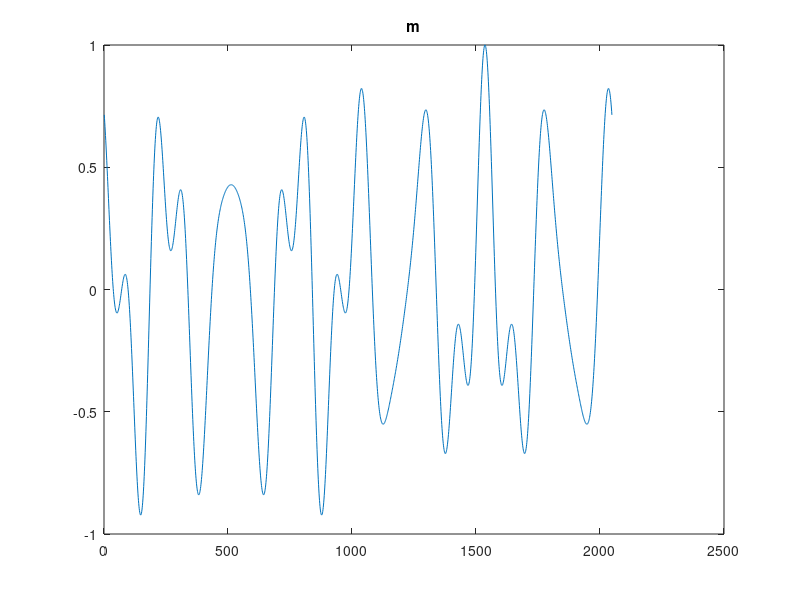
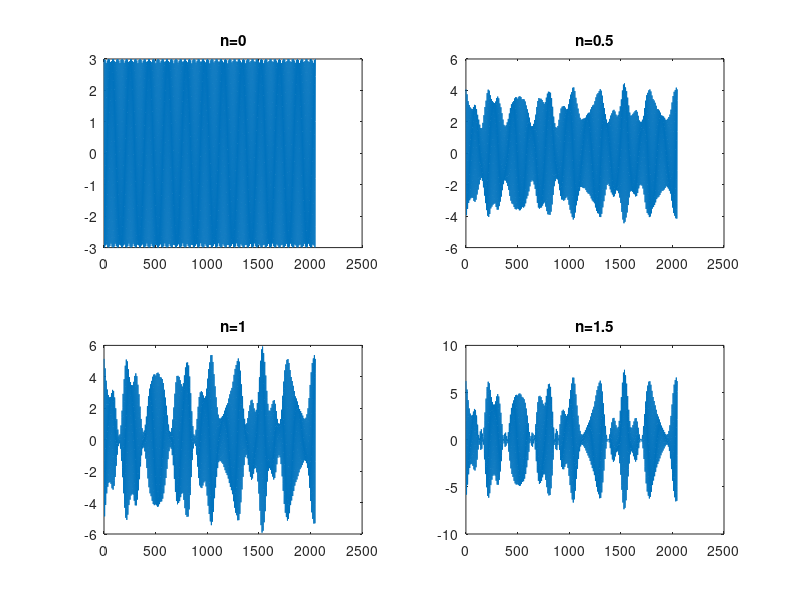
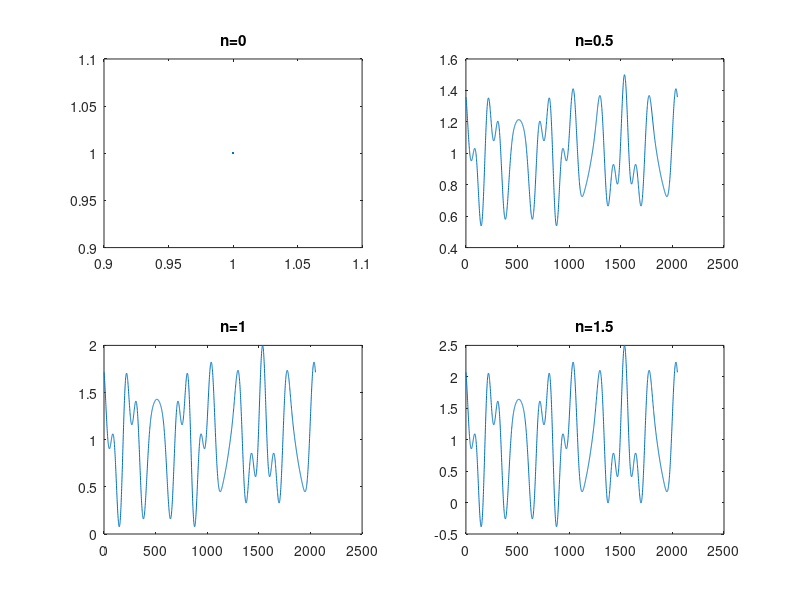
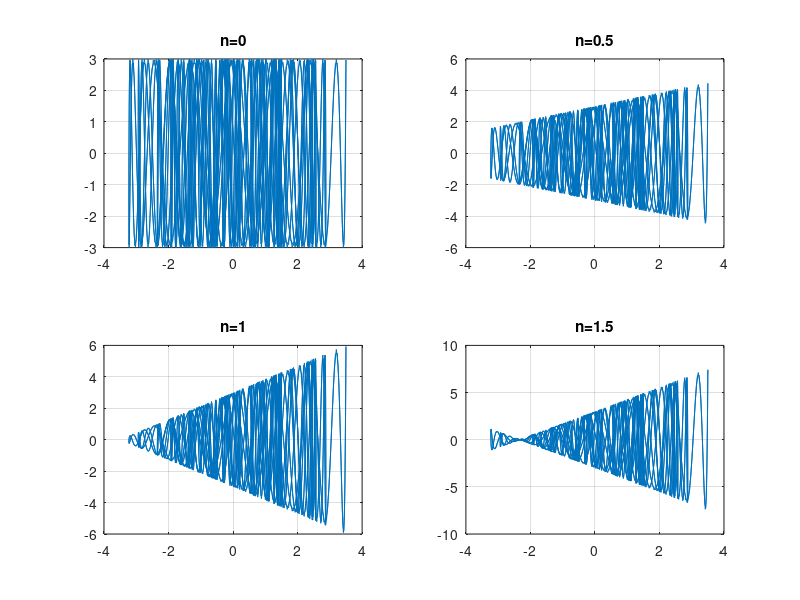

Here is the MATLAB script that generated these plots, in order:
L = 2048;
tmax = 1;
tmin = -1;
Fe = L/(tmax-tmin); 
Te = 1/Fe;
t = linspace(-1,1,L);



%II-a
m = 2*cos(2*4*pi*t) + sin(2*8.5*pi*t) + 0.5*cos(2*10*pi*t); % signal modulant
mMax = max(m);
m = m/mMax;
p = 3*cos(2*100*pi*t); % porteuse
n=0.5; % indice de modulation
s = (1 + n*m).*p; 

plot(m)


%II-b
n1=0.5;
n2=1;
n3=1.5;

s0 = p;
s1 = (1 + n1*m).*p; 
s2 = (1 + n2*m).*p; 
s3 = (1 + n3*m).*p; 
figure(1)
plot(m)
title("m")


figure(2)
subplot(221)
plot(s0)
title("n=0")
subplot(222)
plot(s1)
title("n=0.5")
subplot(223)
plot(s2)
title("n=1")
subplot(224)
plot(s3)
title("n=1.5")




%II-c
figure(3)
subplot(221)
plot(1)
title("n=0")
subplot(222)
plot((1 + n1*m))
title("n=0.5")
subplot(223)
plot((1 + n2*m))
title("n=1")
subplot(224)
plot((1 + n3*m))
title("n=1.5")


%II-d




figure(4)
subplot(221)
plot(m*mMax,s0)
grid on
title("n=0")
subplot(222)
plot(m*mMax,s1)
grid on
title("n=0.5")
subplot(223)
plot(m*mMax,s2) 
grid on
title("n=1")
subplot(224)
plot(m*mMax,s3) 
grid on
title("n=1.5")

%II-e
f = (-L/2:L/2-1)/(L/Fe);

TF_S0 = fftshift(abs(fft(s0,L)));
TF_S1 = fftshift(abs(fft(s1,L)));
TF_S2 = fftshift(abs(fft(s2,L)));
TF_S3 = fftshift(abs(fft(s3,L)));

figure(5)
subplot(221)
plot(f,TF_S0)
title("n=0")
subplot(222)
plot(f,TF_S1)
title("n=0.5")
subplot(223)
plot(f,TF_S2)
title("n=1")
subplot(224)
plot(f,TF_S3)
title("n=1.5")



%II-f

%f1

s1_dem = s1.*(s1>0);
s3_dem = s3.*(s3>0); % represente le diode

[B,A] = butter(3,0.15,"low");
Sm1 = filter(B,A,s1_dem);
Sm3 = filter(B,A,s3_dem); %filtre passe bas pour eliminer la frequence plus grande que 2wc

%f2-f3
figure(6)
subplot(221)
plot(Sm1)
title('n=0.5')
subplot(222)
TF_Sm1 = fftshift(abs(fft(Sm1,L)));
plot(f,TF_Sm1)
title('n=0.5')

subplot(223)
plot(Sm3)
title('n=1.5')
subplot(224)
TF_Sm3 = fftshift(abs(fft(Sm3,L)));
plot(f,TF_Sm3)
title('n=1.5')
%f4
[B,A] = butter(3,0.02,"low");
Sm1 = (filter(B,A,s1_dem) - 1)/n1;
Sm3 = (filter(B,A,s3_dem) - 1)/n3;

%f5
figure(7);
plot(t,m);

hold on;
plot(t,Sm1);


hold on;
plot(t,Sm3);

